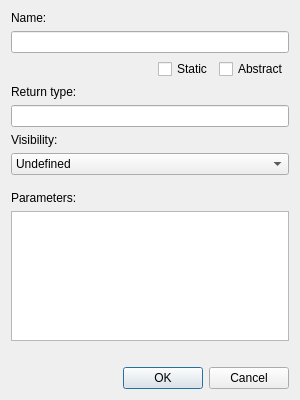
<?xml version="1.0" encoding="UTF-8"?>
<ui version="4.0">
 <class>MethodEditorDialog</class>
 <widget class="QDialog" name="MethodEditorDialog">
  <property name="geometry">
   <rect>
    <x>0</x>
    <y>0</y>
    <width>300</width>
    <height>400</height>
   </rect>
  </property>
  <property name="windowTitle">
   <string>Method Editor</string>
  </property>
  <layout class="QVBoxLayout" name="verticalLayout_3">
   <item>
    <widget class="QLabel" name="labelName">
     <property name="text">
      <string>Name:</string>
     </property>
    </widget>
   </item>
   <item>
    <widget class="QLineEdit" name="lineEditName"/>
   </item>
   <item>
    <layout class="QHBoxLayout" name="horizontalLayout">
     <item>
      <spacer name="horizontalSpacer">
       <property name="orientation">
        <enum>Qt::Horizontal</enum>
       </property>
       <property name="sizeHint" stdset="0">
        <size>
         <width>40</width>
         <height>20</height>
        </size>
       </property>
      </spacer>
     </item>
     <item>
      <widget class="QCheckBox" name="checkBoxClassScope">
       <property name="text">
        <string>Static</string>
       </property>
      </widget>
     </item>
     <item>
      <widget class="QCheckBox" name="checkBoxAbstract">
       <property name="text">
        <string>Abstract</string>
       </property>
      </widget>
     </item>
    </layout>
   </item>
   <item>
    <widget class="QLabel" name="labelReturnType">
     <property name="text">
      <string>Return type:</string>
     </property>
    </widget>
   </item>
   <item>
    <widget class="QLineEdit" name="lineEditReturnType"/>
   </item>
   <item>
    <widget class="QLabel" name="labelVisibility">
     <property name="text">
      <string>Visibility:</string>
     </property>
    </widget>
   </item>
   <item>
    <widget class="QComboBox" name="comboBoxVisibility">
     <item>
      <property name="text">
       <string>Undefined</string>
      </property>
     </item>
     <item>
      <property name="text">
       <string>Public</string>
      </property>
     </item>
     <item>
      <property name="text">
       <string>Protected</string>
      </property>
     </item>
     <item>
      <property name="text">
       <string>Private</string>
      </property>
     </item>
     <item>
      <property name="text">
       <string>Package</string>
      </property>
     </item>
    </widget>
   </item>
   <item>
    <spacer name="verticalSpacer">
     <property name="orientation">
      <enum>Qt::Vertical</enum>
     </property>
     <property name="sizeType">
      <enum>QSizePolicy::Fixed</enum>
     </property>
     <property name="sizeHint" stdset="0">
      <size>
       <width>20</width>
       <height>10</height>
      </size>
     </property>
    </spacer>
   </item>
   <item>
    <widget class="QLabel" name="labelParameters">
     <property name="text">
      <string>Parameters:</string>
     </property>
    </widget>
   </item>
   <item>
    <widget class="QListWidget" name="listWidgetParameters"/>
   </item>
   <item>
    <spacer name="verticalSpacer_2">
     <property name="orientation">
      <enum>Qt::Vertical</enum>
     </property>
     <property name="sizeType">
      <enum>QSizePolicy::Fixed</enum>
     </property>
     <property name="sizeHint" stdset="0">
      <size>
       <width>20</width>
       <height>20</height>
      </size>
     </property>
    </spacer>
   </item>
   <item>
    <layout class="QHBoxLayout">
     <property name="spacing">
      <number>6</number>
     </property>
     <property name="leftMargin">
      <number>0</number>
     </property>
     <property name="topMargin">
      <number>0</number>
     </property>
     <property name="rightMargin">
      <number>0</number>
     </property>
     <property name="bottomMargin">
      <number>0</number>
     </property>
     <item>
      <spacer>
       <property name="orientation">
        <enum>Qt::Horizontal</enum>
       </property>
       <property name="sizeHint" stdset="0">
        <size>
         <width>0</width>
         <height>0</height>
        </size>
       </property>
      </spacer>
     </item>
     <item>
      <widget class="QPushButton" name="pushButtonOK">
       <property name="text">
        <string>OK</string>
       </property>
       <property name="default">
        <bool>true</bool>
       </property>
      </widget>
     </item>
     <item>
      <widget class="QPushButton" name="pushButtonCancel">
       <property name="text">
        <string>Cancel</string>
       </property>
      </widget>
     </item>
    </layout>
   </item>
  </layout>
 </widget>
 <resources/>
 <connections>
  <connection>
   <sender>pushButtonOK</sender>
   <signal>clicked()</signal>
   <receiver>MethodEditorDialog</receiver>
   <slot>accept()</slot>
   <hints>
    <hint type="sourcelabel">
     <x>278</x>
     <y>253</y>
    </hint>
    <hint type="destinationlabel">
     <x>96</x>
     <y>254</y>
    </hint>
   </hints>
  </connection>
  <connection>
   <sender>pushButtonCancel</sender>
   <signal>clicked()</signal>
   <receiver>MethodEditorDialog</receiver>
   <slot>reject()</slot>
   <hints>
    <hint type="sourcelabel">
     <x>369</x>
     <y>253</y>
    </hint>
    <hint type="destinationlabel">
     <x>179</x>
     <y>282</y>
    </hint>
   </hints>
  </connection>
  <connection>
   <sender>listWidgetParameters</sender>
   <signal>itemDoubleClicked(QListWidgetItem*)</signal>
   <receiver>MethodEditorDialog</receiver>
   <slot>itemDoubleClicked(QListWidgetItem*)</slot>
   <hints>
    <hint type="sourcelabel">
     <x>149</x>
     <y>252</y>
    </hint>
    <hint type="destinationlabel">
     <x>149</x>
     <y>199</y>
    </hint>
   </hints>
  </connection>
 </connections>
</ui>
